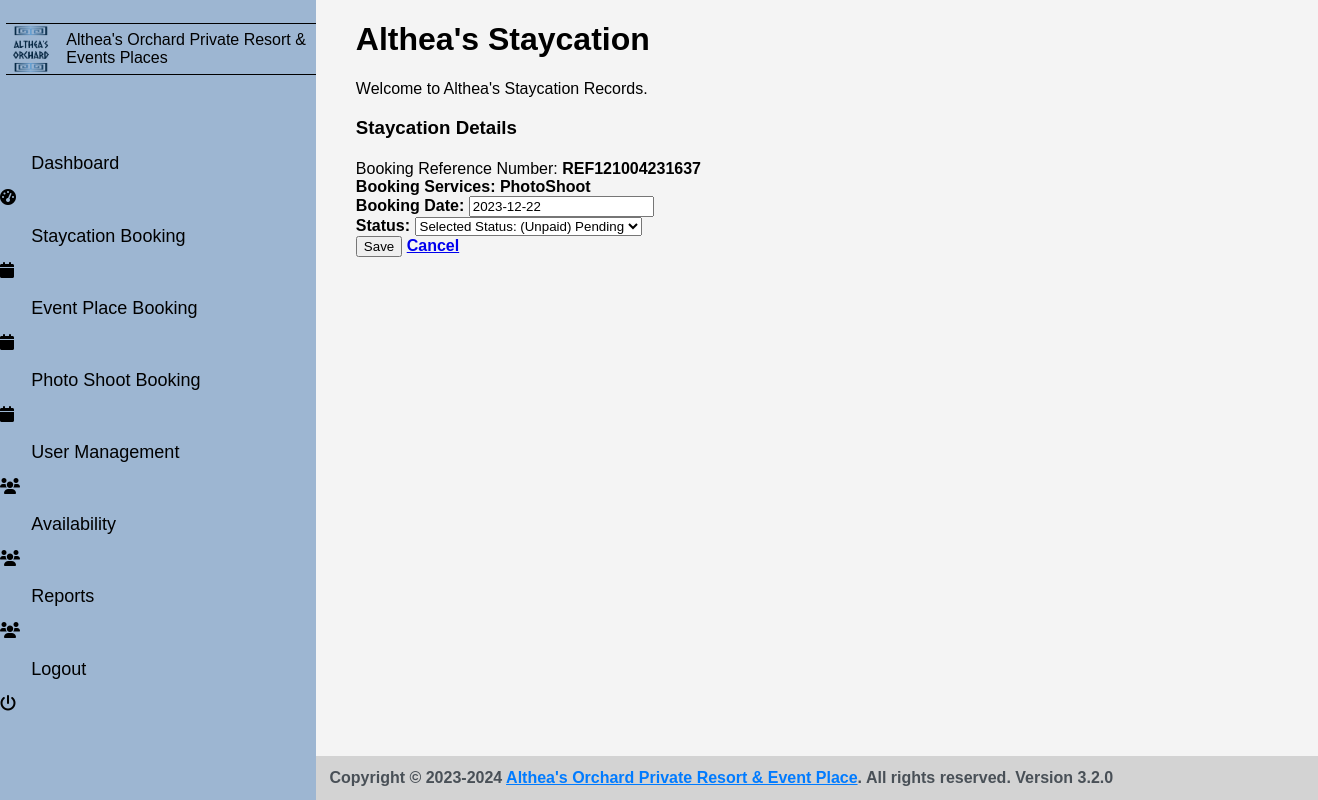
Screenshot of /admin/photoshoot-update.php?app_id=28&action=2 with the database file from the repository.
### tables this page shows
CREATE TABLE IF NOT EXISTS `photo_details` (
  `photo_id` int NOT NULL AUTO_INCREMENT,
  `photo_ref_no` varchar(255) NOT NULL,
  `photo_selected_services` varchar(255) NOT NULL,
  `photo_date` date NOT NULL,
  `photo_time` varchar(225) NOT NULL,
  `photo_price` varchar(20) NOT NULL,
  `status` varchar(225) NOT NULL,
  `book_by` varchar(200) NOT NULL,
  PRIMARY KEY (`photo_id`)
);

### admin/photoshoot-update.php (the view, shortened to what this page needs)
<?php
require_once "connect.php";
?>
<!DOCTYPE html>
<html>
<head>
    <link rel="stylesheet" href="https://cdnjs.cloudflare.com/ajax/libs/font-awesome/6.0.0-beta3/css/all.min.css">
    <link rel="stylesheet" type="text/css" href="css/staycation.css">
  <link rel="stylesheet" href="https://code.ionicframework.com/ionicons/2.0.1/css/ionicons.min.css">
</head>
<body onload="myfunction()" class="hold-transition sidebar-mini layout-fixed" >
<div class="wrapper">
    <div class="sidebar">
        <div class="sidebar-header">
            <img src="../img/logo2.png" class="logo "alt="Logo">
            <div class="header-text">
    <span class="logo-text">Althea's Orchard Private Resort &
        <br>Events Places</span>
</div>
        </div>
        <a href="home.php">Dashboard</a>
        <i class="nav-icon fas fa-tachometer-alt"></i>
        <a href="staycation.php" class="active" >Staycation Booking</a>
        <i class="nav-icon fas fa-calendar"></i>
        <a href="eventplace.php">Event Place Booking</a>
        <i class="nav-icon fas fa-calendar"></i>
        <a href="photoshoot.php">Photo Shoot Booking</a>
        <i class="nav-icon fas fa-calendar"></i>
        <a href="management.php">User Management</a>
        <i class="nav-icon fas fa-users"></i>
        <a href="available.php">Availability</a>
        <i class="nav-icon fas fa-users"></i>
        <a href="reports.php">Reports</a>
        <i class="nav-icon fas fa-users"></i>
        <a href="logout.php" >Logout</a>
        <i class="nav-icon fas fa-power-off"></i>
    </div>
    <div class="content">
    <h1>Althea's Staycation</h1>
    <p>Welcome to Althea's Staycation Records.</p>
<h3>Staycation Details</h3>
<div class="card-body p-0 booking-table">
    <div class="table-responsive booking-table-responsive">
                <?php
                $app_id = $_GET['app_id'];
                $q_e = $conn->query("SELECT * FROM `photo_details` WHERE `photo_id`='$app_id'");
    		    $f_e = $q_e->fetch_array();
                ?>
		<form method = "POST" action = "<?php echo htmlspecialchars($_SERVER["PHP_SELF"]); ?>" enctype = "multipart/form-data"autocomplete="off" >
    <div class="row">
        <div class="col-md-6">
            <div class="form-group">
                <label for="photo_ref_no">Booking Reference Number:</label>
                <b><?php echo $f_e['photo_ref_no'] ?><b>
            </div>
            <div class="form-group">
                <label for="photo_selected_services">Booking Services:</label>
                <b><?php echo $f_e['photo_selected_services'] ?></b>
            </div>
        </div>
        <div class="col-md-6">
            <div class="form-group">
                <label for="photo_date">Booking Date:</label>
                <input type="text" class="form-control" value="<?php echo $f_e['photo_date'] ?>" readonly>
            </div>
        </div>
    </div>
    <div class="form-group">
        <label for="status">Status:</label>
        <select class="form-control" name="status">
            <option value="<?php echo $f_e['status'] ?>">Selected Status: <?php
            if($f_e['status']==1){
                echo "(Fully Paid) Success";
        }elseif($f_e['status']==2){
                echo "(50% Paid) Approved";
        }elseif($f_e['status']==3){
                echo "(Unpaid) Pending";
        }elseif($f_e['status']==4){
            echo "Cancelled";
    }
            ?></option>
        </select>
    </div>
    <div class="form-group">
        <button type="submit" class="btn btn-primary" name="save_update">Save</button>
        <a href="photoshoot.php" class="btn btn-danger">Cancel</a>
    </div>
</form>
                </div>
              </div>
            </div>
          </div>
<footer class="main-footer">
    <strong>Copyright &copy; 2023-2024 <a href="#">Althea's Orchard Private Resort & Event Place</a>.</strong>
    All rights reserved.  <b>Version</b> 3.2.0
  </footer>
</body>
</html>

### admin/css/staycation.css (style rules this page uses)
body { font-family: Arial, sans-serif; margin: 0; padding: 0; background-color: #f4f4f4; }
.sidebar { height: 100%; width: 24%; position: fixed; top: 0; left: 0; background-color: #9DB6D2; padding-top: 20px; }
.sidebar-header { border-top: 1px solid black; border-bottom: 1px solid black; display: flex; align-items: center; justify-content: flex-start; margin-left: 2%; margin-bottom: 20%; margin-top: 1%; }
.sidebar-header img { width: 50px; margin-right: 10px; color: white; }
.sidebar a { padding: 15px 25px; margin-top: 1%; text-decoration: none; margin-left: 2%; font-size: 18px; color: black; display: block; transition: 0.3s; }
.content { max-width: 800px; margin: 0 auto; margin-left: 27%; }
.main-footer { background-color: lightgray; color: #495057; padding: 1%; text-align: left; position: fixed; bottom: 0; margin-left: 24%; width: 100%; }
.main-footer a { color: #007bff; }
.card-body.booking-table { padding: 5%; margin-left: -5%; }
.booking-table { width: 118%; margin-top: 1%; }
.booking-table-responsive { overflow-x: auto; margin-bottom: -1%; margin-top: -4%; }

### rows the page displays
photo_details: photo_ref_no "REF121004231637", photo_selected_services "PhotoShoot", photo_date "2023-12-22"
